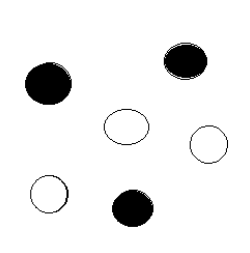
#> input picture CA4/A.png, 250 x 253 px, found by its file name
$ jupyter execute --allow-errors opencv.ipynb
#> lines starting #> are read from the running program, lines starting #| are printed output that depends on the picture; after the words box and inside, x2 and y2 are one past the last pixel; in counts of white or black regions, pixels touching at a corner belong together
## Read Image

[cell 1]
import numpy as np
import cv2
# Load a color image in grayscale
img = cv2.imread('OpenCV_Logo.png',1)
cv2.imshow('image',img)
cv2.waitKey(0)
cv2.destroyAllWindows()

## Write Image

Following program loads OpenCV logo image and saves its greyscale version when ‘s’ key
is pressed:

[cell 2]
import numpy as np
import cv2
# Load an color image in grayscale
img = cv2.imread('OpenCV_Logo.png',0)
cv2.imshow('image',img)
key=cv2.waitKey(0)
#> (key q is pressed here)
if key==ord('s'):
    cv2.imwrite("opencv_logo_GS.png", img)
cv2.destroyAllWindows()

#> (a cell that did not finish here is left out)

#> (a cell that did not finish here is left out)

## **Bitwise Operation**

To demonstrate the use of these operators, two images with filled and empty circles are
taken.
Following program demonstrates the use of bitwise operators in OpenCV-Python:

[cell 5]
import cv2
import numpy as np
img1 = cv2.imread('a.png')
#> img1 is the input picture: shape (253, 250, 3); min 0, max 255, mean 237.7
img2 = cv2.imread('b.png')
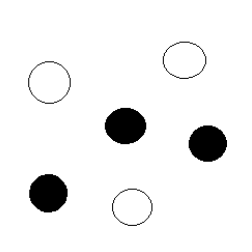
#> input picture CA4/B.png, 252 x 252 px, found by its file name
#> img2 is the input picture: shape (252, 252, 3); min 0, max 255, mean 240
#> (the rest of this cell did not finish here and is left out)

In another example involving bitwise operations, the opencv logo is superimposed on
another image. Here, we obtain a mask array calling threshold() function on the logo
and perform AND operation between them.
Similarly, by NOT operation, we get an inverse mask. Also, we get AND with the
background image.
Following is the program which determines the use of bitwise operations:

[cell 6]
import cv2 as cv
import numpy as np
img1 = cv.imread('lena.jpg')
img2 = cv.imread('whitelogo.png')
#> (the rest of this cell did not finish here and is left out)

## **Draw Shapes and Text**

[cell 7]
# Shapes
import numpy as np
import cv2
img = cv2.imread('LENA.JPG',1)
cv2.line(img,(20,400),(400,20),(255,255,255),3)
cv2.rectangle(img,(200,100),(400,400),(0,255,0),5)
cv2.circle(img,(80,80), 55, (255,255,0), -1)
cv2.ellipse(img, (300,425), (80, 20), 5, 0, 360, (0,0,255), -1)
cv2.imshow('image',img)
cv2.waitKey(0)
cv2.destroyAllWindows()

Following program adds a text caption to a photograph.

[cell 8]
# Text
import numpy as np
import cv2
img = cv2.imread('messi.JPG',1)
txt="Lionel Messi"
font = cv2.FONT_HERSHEY_SIMPLEX
cv2.putText(img,txt,(10,100), font, 2,(255,255,255),2,cv2.LINE_AA)
cv2.imshow('image',img)
cv2.waitKey(0)
cv2.destroyAllWindows()

## Mouse Events

[cell 9]
import cv2
import numpy as np

drawing = False
mode = True
ix, iy = -1, -1
rectangles = []
circles = []

def mouse_event_handler(event, x, y, flags, param):
    global ix, iy, drawing, mode, rectangles, circles

    # Left mouse button down - start drawing
    if event == cv2.EVENT_LBUTTONDOWN:
        drawing = True
        ix, iy = x, y

    # Mouse move - update the shape being drawn
    elif event == cv2.EVENT_MOUSEMOVE:
        if drawing:
            img_copy = img.copy()
            if mode:  # Drawing rectangle
                cv2.rectangle(img_copy, (ix, iy), (x, y), (0, 255, 0), 2)
            else:  # Drawing circle
                radius = int(np.sqrt((x - ix) ** 2 + (y - iy) ** 2))
                cv2.circle(img_copy, (ix, iy), radius, (0, 0, 255), 2)
            cv2.imshow("Mouse Event Window", img_copy)

    elif event == cv2.EVENT_LBUTTONUP:
        drawing = False
        if mode:
            rectangles.append((ix, iy, x, y))
            cv2.rectangle(img, (ix, iy), (x, y), (0, 255, 0), 2)
        else:
            radius = int(np.sqrt((x - ix) ** 2 + (y - iy) ** 2))
            circles.append((ix, iy, radius))
            cv2.circle(img, (ix, iy), radius, (0, 0, 255), 2)
        cv2.imshow("Mouse Event Window", img)

    elif event == cv2.EVENT_RBUTTONDOWN:
        mode = not mode
        shape = "Rectangle" if mode else "Circle"
        print(f"Switched to {shape} mode")

img = np.ones((512, 512, 3), dtype=np.uint8) * 255

cv2.namedWindow("Mouse Event Window")
cv2.setMouseCallback("Mouse Event Window", mouse_event_handler)

while True:
    cv2.imshow("Mouse Event Window", img)

    if cv2.waitKey(1) & 0xFF == ord('q'):
#> (key q is pressed here)
        break

cv2.destroyAllWindows()

## Resize Image

[cell 10]
import numpy as np
import cv2
img = cv2.imread('messi.JPG',1)
#> (the rest of this cell did not finish here and is left out)

## Rotate Image

[cell 11]
import numpy as np
import cv2
img = cv2.imread('OpenCV_Logo.png',1)
#> (the rest of this cell did not finish here and is left out)

## Threshold Image

[cell 12]
import cv2 as cv
import numpy as np
from matplotlib import pyplot as plt
img = cv.imread('gradient.png',0)
ret,img1 = cv.threshold(img,127,255,cv.THRESH_BINARY)
#> (the rest of this cell did not finish here and is left out)

[cell 13]
import cv2 as cv
import numpy as np
from matplotlib import pyplot as plt
img = cv.imread('messi.jpg',0)
#> (the rest of this cell did not finish here and is left out)

## Filter

[cell 14]
import numpy as np
import cv2 as cv
from matplotlib import pyplot as plt
img = cv.imread('opencv_logo_gs.png')
kernel = np.ones((3,3),np.float32)/9
#> (the rest of this cell did not finish here and is left out)

## Edge Detection

[cell 15]
import numpy as np
import cv2 as cv
from matplotlib import pyplot as plt
img = cv.imread('lena.jpg', 0)
edges = cv.Canny(img,100,200)
#> (the rest of this cell did not finish here and is left out)

## Histogram

[cell 16]
import numpy as np
import cv2 as cv
from matplotlib import pyplot as plt
img = cv.imread('lena.jpg')
color = ('b','g','r')
#> (the rest of this cell did not finish here and is left out)

## Color Spaces

[cell 17]
import cv2
img = cv2.imread('messi.jpg')
#> (the rest of this cell did not finish here and is left out)

## Morphological Transformations

[cell 18]
import cv2 as cv
import numpy as np
img = cv.imread('LinuxLogo.jpg',0)
kernel = np.ones((5,5),np.uint8)
#> (the rest of this cell did not finish here and is left out)

## Image Contours

Following code is an example of drawing contours on an input image having three shapes
filled with black colours.
In the first step, we obtain a gray image and then perform the canny edge detection.
On the resultant image, we then call findContours() function. Its result is a point vector.
We then call the drawContours() function.
The complete code is as below:

[cell 19]
import cv2
import numpy as np
img = cv2.imread('shapes.png')
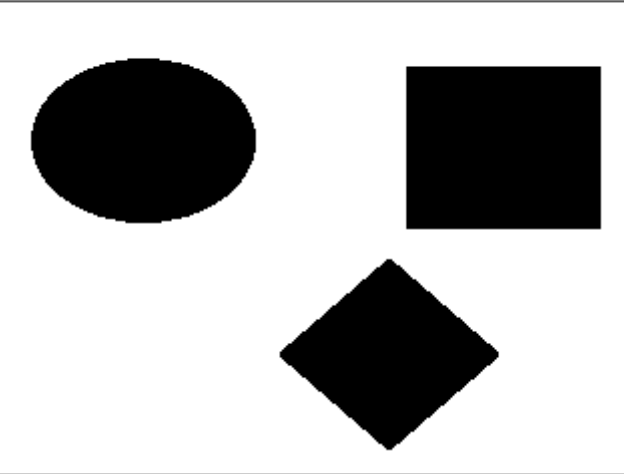
#> input picture CA4/opencv/shapes.png, 624 x 474 px, found by its file name
#> img is the input picture: shape (474, 624, 3); min 0, max 255, mean 183.1
cv2.imshow('Original', img)
gray = cv2.cvtColor(img, cv2.COLOR_BGR2GRAY)
canny = cv2.Canny(gray, 30, 200)
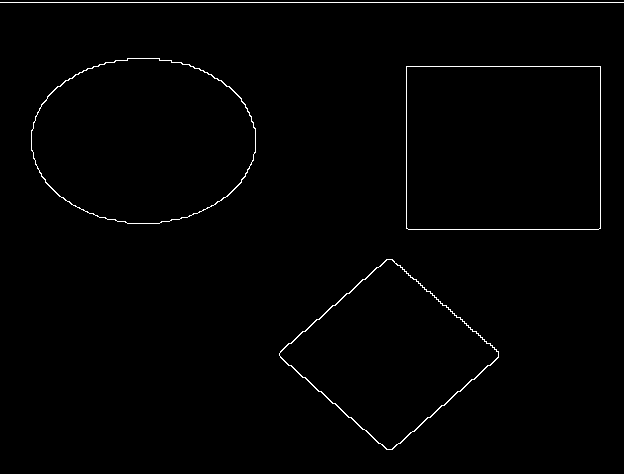
#> canny: shape (474, 624); 0.98% white in thin lines or dots
contours, hierarchy = cv2.findContours(canny,
cv2.RETR_EXTERNAL, cv2.CHAIN_APPROX_NONE)
#> contours = 4 contours, 1 with area under 20; largest, box (x1, y1, x2, y2) and area: (406, 66, 601, 230) 31619, (31, 58, 256, 224) 29130, (279, 259, 499, 450) 21886
print("Number of Contours = " ,len(contours))
#| Number of Contours =  4
cv2.imshow('Canny Edges', canny)
cv2.drawContours(img, contours, -1, (0, 255, 0), 3)
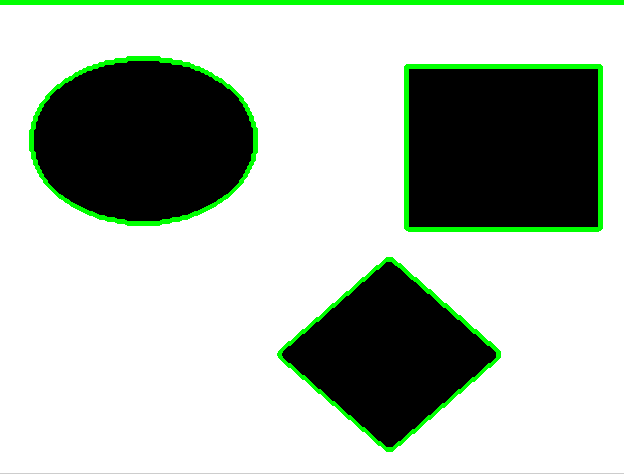
#> img: shape (474, 624, 3); 3.99% of pixels changed, all inside (x1, y1, x2, y2) = (0, 0, 624, 452)
cv2.imshow('Contours', img)
cv2.waitKey(0)
cv2.destroyAllWindows()
